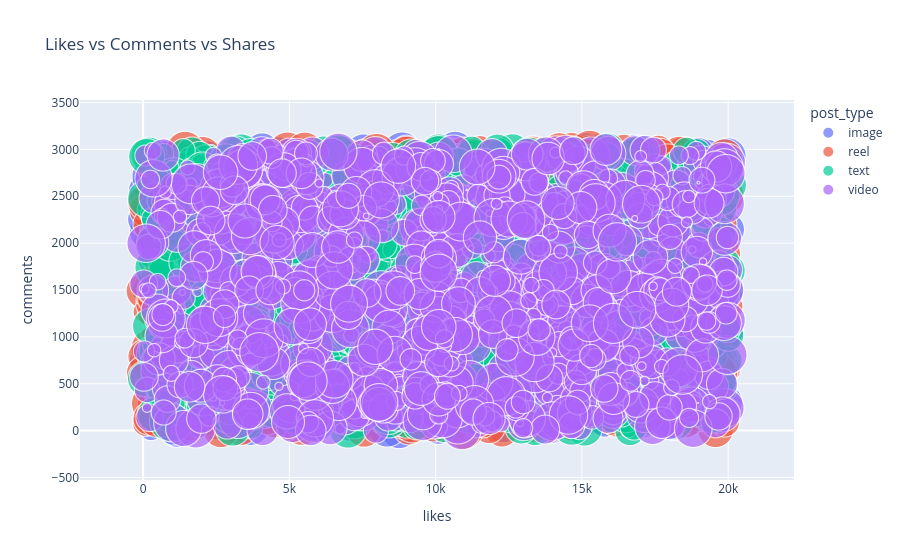

Notebook source saved alongside this figure:
### Markdown cell above
#### 15. Interactive Bubble Chart – Engagement Analysis

### Code cell
fig = px.scatter(
    df_cleaned,
    x='likes',
    y='comments',
    size='shares',
    color='post_type',
    hover_data=['country', 'sentiment'],
    title='Likes vs Comments vs Shares',
    size_max=40
)

fig.show()

### Figure 1 — Plotly figure (JSON) as saved in the notebook; plotly's stock layout.template omitted (floating-point values rounded to 4 significant figures; data arrays with more than 128 entries replaced by an {"elided": "..."} marker saying what was removed)
{"data": [{"customdata": {"elided": "1247x2 str values"}, "hovertemplate": "post_type=image<br>likes=%{x}<br>comments=%{y}<br>shares=%{marker.size}<br>country=%{customdata[0]}<br>sentiment=%{customdata[1]}<extra></extra>", "legendgroup": "image", "marker": {"color": "#636efa", "size": {"elided": "1247 float values"}, "sizemode": "area", "sizeref": 1.249, "symbol": "circle"}, "mode": "markers", "name": "image", "showlegend": true, "type": "scattergl", "x": {"elided": "1247 float values"}, "xaxis": "x", "y": {"elided": "1247 float values"}, "yaxis": "y"}, {"customdata": {"elided": "1283x2 str values"}, "hovertemplate": "post_type=reel<br>likes=%{x}<br>comments=%{y}<br>shares=%{marker.size}<br>country=%{customdata[0]}<br>sentiment=%{customdata[1]}<extra></extra>", "legendgroup": "reel", "marker": {"color": "#EF553B", "size": {"elided": "1283 float values"}, "sizemode": "area", "sizeref": 1.249, "symbol": "circle"}, "mode": "markers", "name": "reel", "showlegend": true, "type": "scattergl", "x": {"elided": "1283 float values"}, "xaxis": "x", "y": {"elided": "1283 float values"}, "yaxis": "y"}, {"customdata": {"elided": "1245x2 str values"}, "hovertemplate": "post_type=text<br>likes=%{x}<br>comments=%{y}<br>shares=%{marker.size}<br>country=%{customdata[0]}<br>sentiment=%{customdata[1]}<extra></extra>", "legendgroup": "text", "marker": {"color": "#00cc96", "size": {"elided": "1245 float values"}, "sizemode": "area", "sizeref": 1.249, "symbol": "circle"}, "mode": "markers", "name": "text", "showlegend": true, "type": "scattergl", "x": {"elided": "1245 float values"}, "xaxis": "x", "y": {"elided": "1245 float values"}, "yaxis": "y"}, {"customdata": {"elided": "1225x2 str values"}, "hovertemplate": "post_type=video<br>likes=%{x}<br>comments=%{y}<br>shares=%{marker.size}<br>country=%{customdata[0]}<br>sentiment=%{customdata[1]}<extra></extra>", "legendgroup": "video", "marker": {"color": "#ab63fa", "size": {"elided": "1225 float values"}, "sizemode": "area", "sizeref": 1.249, "symbol": "circle"}, "mode": "markers", "name": "video", "showlegend": true, "type": "scattergl", "x": {"elided": "1225 float values"}, "xaxis": "x", "y": {"elided": "1225 float values"}, "yaxis": "y"}], "layout": {"legend": {"itemsizing": "constant", "title": {"text": "post_type"}, "tracegroupgap": 0}, "title": {"text": "Likes vs Comments vs Shares"}, "xaxis": {"anchor": "y", "domain": [0, 1], "title": {"text": "likes"}}, "yaxis": {"anchor": "x", "domain": [0, 1], "title": {"text": "comments"}}}}
